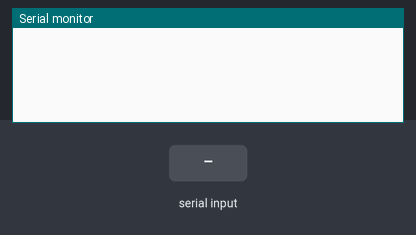
A sketch run on a simulated ESP8266 (NodeMCU). Shown: the last lines printed to the serial monitor. The inputs (shaded band) are chosen by the test bench.

Above: at 1.2 s.
1.3 s: "john2017T" received over Serial
At 2.1 s:
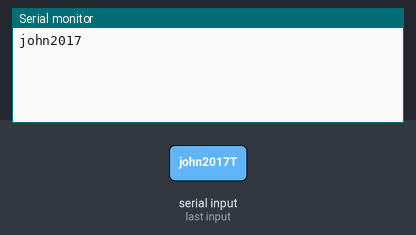
2.8 s: "1T" received over Serial
At 3.2 s:
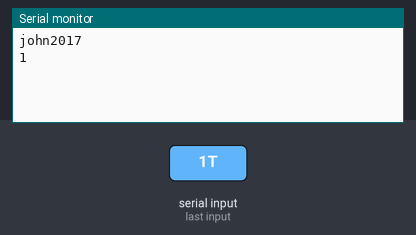

Measured:
- after the input at 1.3 s, the serial monitor: prints a new line at once (image 1)
- after the input at 2.8 s, the serial monitor: prints a new line at once (image 2)

The sketch:

p2.ino
```cpp
/*
 Lectura de datos de temperatura y humedad con sensor DHT22 y placa
 NodeMCU y monitorización en la plataforma www.thinger.io

 Este código de ejemplo es de público dominio.
 Dani No www.esploradores.com
 */

#include <ESP8266WiFi.h>       //Librería de conexión WiFi del módulo ESP8266
#include <ThingerESP8266.h>    //Librería de la plataforma thinger.io

// Parámetros del conexión con thinger.io
#define usuario "proyectoiot" //titulo de usuario thnder
#define device_Id "sensores"//device ID
//#define device_credentials "1234567"
#define device_credentials "7654321"

ThingerESP8266 thing(usuario, device_Id, device_credentials);

// Parámetros de conexión WiFi
//const char WiFi_ssid[]="INNACENSA";            //Nombre de red
//const char WiFi_password[]="innacensa.";  //Clave de red

const char WiFi_ssid[]="INTERNET CNT";            //Nombre de red
const char WiFi_password[]="cualeslaclave";  //Clave de red

//const char WiFi_ssid[]="Mu";            //Nombre de red
//const char WiFi_password[]="john2017";  //Clave de red

String dato;
String dato2;
void setup()
{
Serial.begin(115200);

   if (Serial.available()>0)
  {
    dato=Serial.readStringUntil('T');
    Serial.println(dato);
    dato2=Serial.readStringUntil('P');
    Serial.println(dato2);
  } //(temperatura)+T+(ph)+P


  // Inicialización de la WiFi para comunicarse con la API
  thing.add_wifi(WiFi_ssid, WiFi_password);
  // Inicialización de la lectura de datos desde la API
  thing["dht22"] >> [](pson& out){
    out["Temperatura"] = dato;//dht.readTemperature();
    out["PH"] = dato2;//dht.readHumidity();
    };
  }

void loop()
{
  thing.handle();
  if (Serial.available()>0)
  {
    dato=Serial.readStringUntil('T');
    Serial.println(dato);
    dato2=Serial.readStringUntil('P');
    Serial.println(dato2);
  }
  }
```
